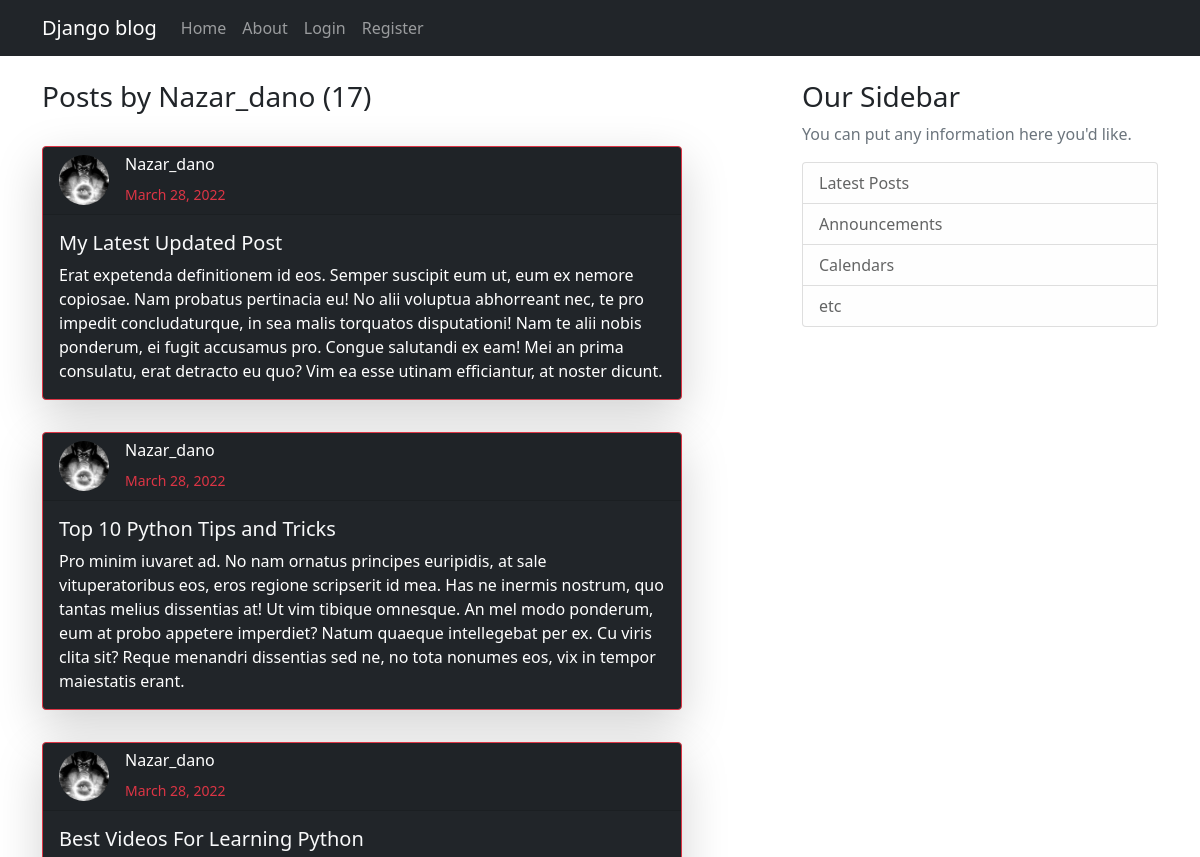
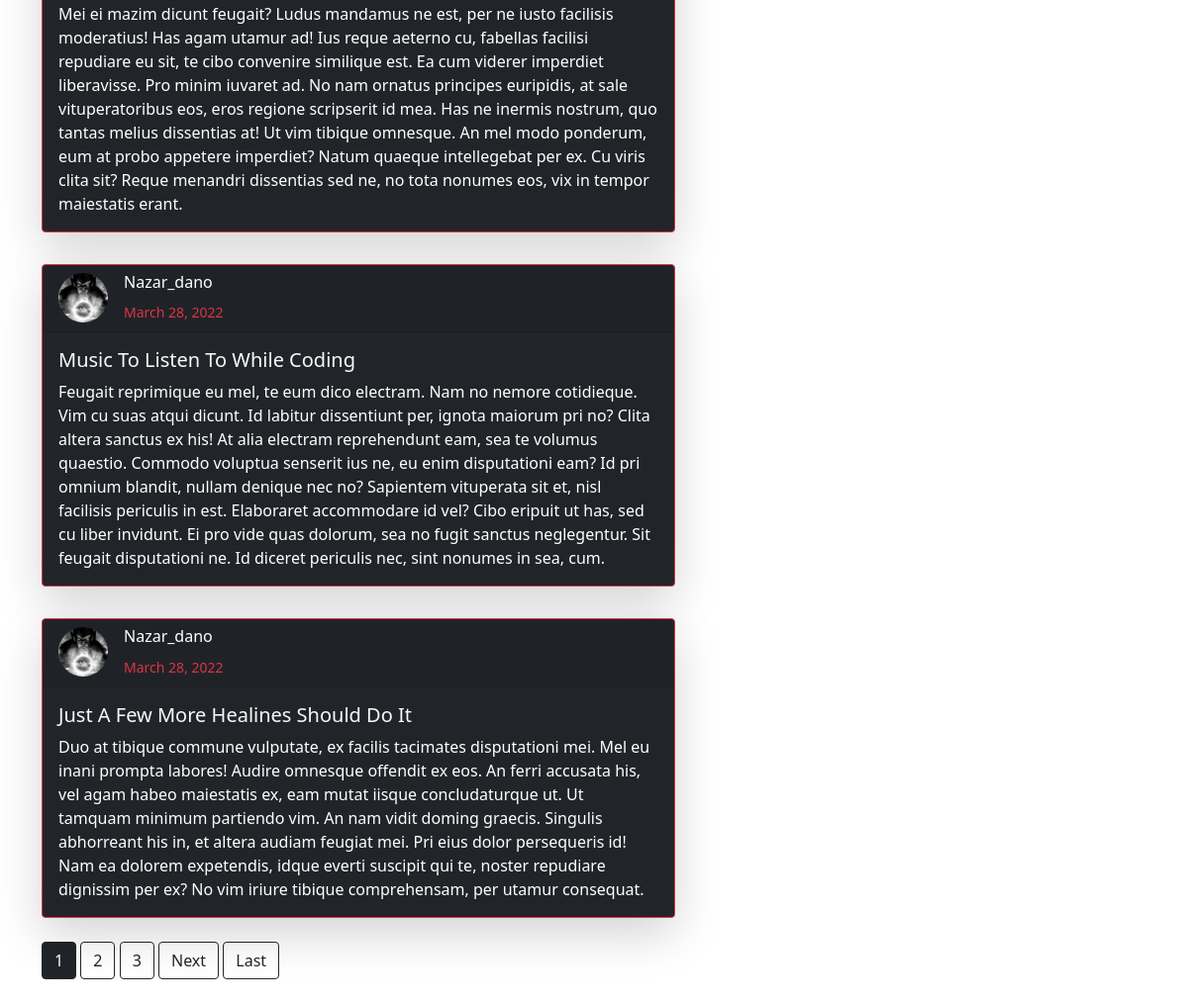
Screenshot of /user/Nazar_dano/ with the database file from the repository (2 pictures, top to bottom).
### blog/models.py (models this page shows, shortened)
class Post(models.Model):
    title = models.CharField(max_length=100)
    content = models.TextField()
    date_posted = models.DateTimeField(default=timezone.now)
    author = models.ForeignKey(User, on_delete=models.CASCADE)

### users/models.py (models this page shows, shortened)
class Profile(models.Model):
    user = models.OneToOneField(User, on_delete=models.CASCADE)
    img = models.ImageField(default='default.jpg', upload_to='profile_pics')

### blog/views.py (the view)
# urls.py: path('user/<str:username>/', UserPostListView.as_view(), name='user-posts'),
class UserPostListView(ListView):
    model = Post
    template_name = 'blog/user_posts.html'
    context_object_name = 'posts'
    paginate_by = 5
    def get_queryset(self):
       user = get_object_or_404(User, username=self.kwargs.get('username'))
       return Post.objects.filter(author=user).order_by('-date_posted')

### blog/templates/blog/user_posts.html (shortened to what this page needs)
{% extends "blog/base.html" %}
{% block content %}
<h3 class="mb-3 mt-4">Posts by {{ view.kwargs.username }} ({{ page_obj.paginator.count }})</h3>
{% for post in posts %}
<div class="card text-white bg-dark mb-6 shadow-lg p-10 rounded border-danger" style="max-width: 40rem; margin-top: 2rem">
	<div class="card-header">
		<img class="rounded-circle account-img me-3" style="height: 50px; width: 50px; float: left;" src="{{ post.author.profile.img.url }}">
		<h6 >{{ post.author }}</h6> <small class="text-danger">{{ post.date_posted|date:"F d, Y" }}</small></div>
	<div class="card-body">
		<h5 class="card-title"><a class="text-light text-decoration-none" href="{% url 'post-detail' post.id %}">{{ post.title }}</a></h5>
		<p class="card-text">{{ post.content }}</p>
	</div>
</div>
{% endfor %}
{% if is_paginated %}
	{% for num in page_obj.paginator.page_range %}
		{% if page_obj.number == num %}
			<a class="btn btn-dark mb-4 mt-4" href="?page={{ num }}">{{ num }}</a>
		{% elif num > page_obj.number|add:'-3' and num < page_obj.number|add:'3' %}
			<a class="btn btn-outline-dark mb-4 mt-4" href="?page={{ num }}">{{ num }}</a>
		{% endif %}
	{% endfor %}
	{% if page_obj.has_next %}
	<a class="btn btn-outline-dark mb-4 mt-4" href="?page={{ page_obj.next_page_num }}">Next</a>
		<a class="btn btn-outline-dark mb-4 mt-4" href="?page={{ page_obj.paginator.num_pages }}">Last</a>
	{% endif %}
{% endif %}
{% endblock content %}

### rows the page displays
Post: author.profile.img (picture), author "Nazar_dano", date_posted "March 28, 2022", title "My Latest Updated Post", content "Erat expetenda definitionem id eos. Semper suscipit eum ut, eum ex nemore copiosae. Nam probatus pertinacia eu! No alii voluptua abhorreant nec, te pro impedit concludaturque, in sea malis torquatos disputationi! Nam te alii nobis ponderum, ei fugit accusamus pro. Congue salutandi ex eam! Mei an prima consulatu, erat detracto eu quo? Vim ea esse utinam efficiantur, at noster dicunt."
Post: author.profile.img (picture), author "Nazar_dano", date_posted "March 28, 2022", title "Top 10 Python Tips and Tricks", content "Pro minim iuvaret ad. No nam ornatus principes euripidis, at sale vituperatoribus eos, eros regione scripserit id mea. Has ne inermis nostrum, quo tantas melius dissentias at! Ut vim tibique omnesque. An mel modo ponderum, eum at probo appetere imperdiet? Natum quaeque intellegebat per ex. Cu viris clita sit? Reque menandri dissentias sed ne, no tota nonumes eos, vix in tempor maiestatis erant."
Post: author.profile.img (picture), author "Nazar_dano", date_posted "March 28, 2022", title "Best Videos For Learning Python", content "Mei ei mazim dicunt feugait? Ludus mandamus ne est, per ne iusto facilisis moderatius! Has agam utamur ad! Ius reque aeterno cu, fabellas facilisi repudiare eu sit, te cibo convenire similique est. Ea cum viderer imperdiet liberavisse. Pro minim iuvaret ad. No nam ornatus principes euripidis, at sale vituperatoribus eos, eros regione scripserit id mea. Has ne inermis nostrum, quo tantas melius dissentias at! Ut vim tibique omnesque. An mel modo ponderum, eum at probo appetere imperdiet? Natum quaeque intellegebat per ex. Cu viris clita sit? Reque menandri dissentias sed ne, no tota nonumes eos, vix in tempor maiestatis erant."
Post: author.profile.img (picture), author "Nazar_dano", date_posted "March 28, 2022", title "Music To Listen To While Coding", content "Feugait reprimique eu mel, te eum dico electram. Nam no nemore cotidieque. Vim cu suas atqui dicunt. Id labitur dissentiunt per, ignota maiorum pri no? Clita altera sanctus ex his! At alia electram reprehendunt eam, sea te volumus quaestio. Commodo voluptua senserit ius ne, eu enim disputationi eam? Id pri omnium blandit, nullam denique nec no? Sapientem vituperata sit et, nisl facilisis periculis in est. Elaboraret accommodare id vel? Cibo eripuit ut has, sed cu liber invidunt. Ei pro vide quas dolorum, sea no fugit sanctus neglegentur. Sit feugait disputationi ne. Id diceret periculis nec, sint nonumes in sea, cum."
Post: author.profile.img (picture), author "Nazar_dano", date_posted "March 28, 2022", title "Just A Few More Healines Should Do It", content "Duo at tibique commune vulputate, ex facilis tacimates disputationi mei. Mel eu inani prompta labores! Audire omnesque offendit ex eos. An ferri accusata his, vel agam habeo maiestatis ex, eam mutat iisque concludaturque ut. Ut tamquam minimum partiendo vim. An nam vidit doming graecis. Singulis abhorreant his in, et altera audiam feugiat mei. Pri eius dolor persequeris id! Nam ea dolorem expetendis, idque everti suscipit qui te, noster repudiare dignissim per ex? No vim iriure tibique comprehensam, per utamur consequat."

### other values shown
{{ view.kwargs.username }} "Nazar_dano"
{{ page_obj.paginator.count }} "17"
{{ num }} "1"
{{ num }} "2" "3"
